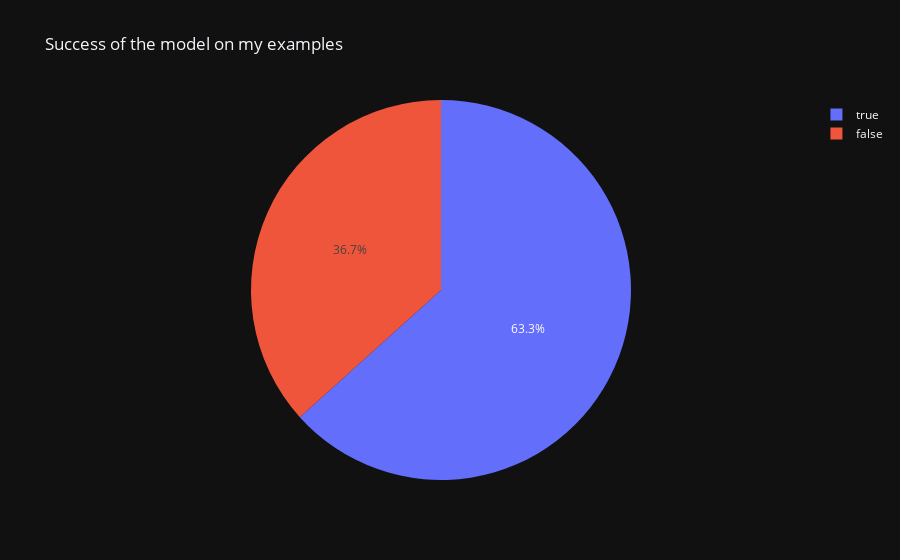

Notebook code cell kept with this figure:
### Code cell
import plotly.express as px

fig = px.pie(summary, names='Success', title ='Success of the model on my examples')
fig.show()

### Figure 1 — Plotly figure (JSON) as saved in the notebook; plotly's stock layout.template omitted (floating-point values rounded to 4 significant figures)
{"data": [{"domain": {"x": [0.0, 1.0], "y": [0.0, 1.0]}, "hovertemplate": "Success=%{label}<extra></extra>", "labels": [false, true, true, true, false, true, false, false, true, true, true, false, true, false, false, true, true, true, true, true, true, true, false, true, true, true, false, false, true, false], "legendgroup": "", "name": "", "showlegend": true, "type": "pie"}], "layout": {"legend": {"tracegroupgap": 0}, "title": {"text": "Success of the model on my examples"}}}
